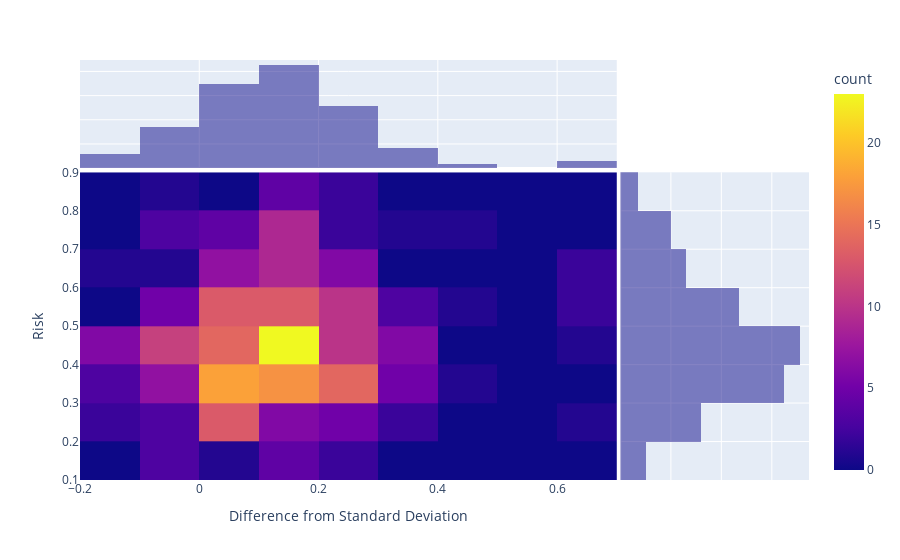

This figure's notebook cell:
### Code cell
fig = px.density_heatmap(data, x="Difference from Standard Deviation", y="Risk", marginal_x="histogram", marginal_y="histogram")
fig.show()

### Figure 1 — Plotly figure (JSON) as saved in the notebook; plotly's stock layout.template omitted (floating-point values rounded to 4 significant figures; data arrays with more than 128 entries replaced by an {"elided": "..."} marker saying what was removed)
{"data": [{"coloraxis": "coloraxis", "hovertemplate": "Difference from Standard Deviation=%{x}<br>Risk=%{y}<br>count=%{z}<extra></extra>", "name": "", "type": "histogram2d", "x": {"elided": "278 float values"}, "xaxis": "x", "xbingroup": "x", "y": {"elided": "278 float values"}, "yaxis": "y", "ybingroup": "y"}, {"alignmentgroup": "True", "bingroup": "x", "hovertemplate": "Difference from Standard Deviation=%{x}<br>count=%{y}<extra></extra>", "legendgroup": "", "marker": {"color": "#0d0887"}, "name": "", "offsetgroup": "", "opacity": 0.5, "showlegend": false, "type": "histogram", "x": {"elided": "278 float values"}, "xaxis": "x3", "yaxis": "y3"}, {"alignmentgroup": "True", "bingroup": "y", "hovertemplate": "Risk=%{y}<br>count=%{x}<extra></extra>", "legendgroup": "", "marker": {"color": "#0d0887"}, "name": "", "offsetgroup": "", "opacity": 0.5, "showlegend": false, "type": "histogram", "xaxis": "x2", "y": {"elided": "278 float values"}, "yaxis": "y2"}], "layout": {"barmode": "overlay", "coloraxis": {"colorbar": {"title": {"text": "count"}}, "colorscale": [[0, "#0d0887"], [0.1111, "#46039f"], [0.2222, "#7201a8"], [0.3333, "#9c179e"], [0.4444, "#bd3786"], [0.5556, "#d8576b"], [0.6667, "#ed7953"], [0.7778, "#fb9f3a"], [0.8889, "#fdca26"], [1, "#f0f921"]]}, "legend": {"tracegroupgap": 0}, "margin": {"t": 60}, "xaxis": {"anchor": "y", "domain": [0, 0.7363], "title": {"text": "Difference from Standard Deviation"}}, "xaxis2": {"anchor": "y2", "domain": [0.7413, 1], "matches": "x2", "showgrid": true, "showline": false, "showticklabels": false, "ticks": ""}, "xaxis3": {"anchor": "y3", "domain": [0, 0.7363], "matches": "x", "showgrid": true, "showticklabels": false}, "xaxis4": {"anchor": "y4", "domain": [0.7413, 1], "matches": "x2", "showgrid": true, "showline": false, "showticklabels": false, "ticks": ""}, "yaxis": {"anchor": "x", "domain": [0, 0.7326], "title": {"text": "Risk"}}, "yaxis2": {"anchor": "x2", "domain": [0, 0.7326], "matches": "y", "showgrid": true, "showticklabels": false}, "yaxis3": {"anchor": "x3", "domain": [0.7426, 1], "matches": "y3", "showgrid": true, "showline": false, "showticklabels": false, "ticks": ""}, "yaxis4": {"anchor": "x4", "domain": [0.7426, 1], "matches": "y3", "showgrid": true, "showline": false, "showticklabels": false, "ticks": ""}}}
